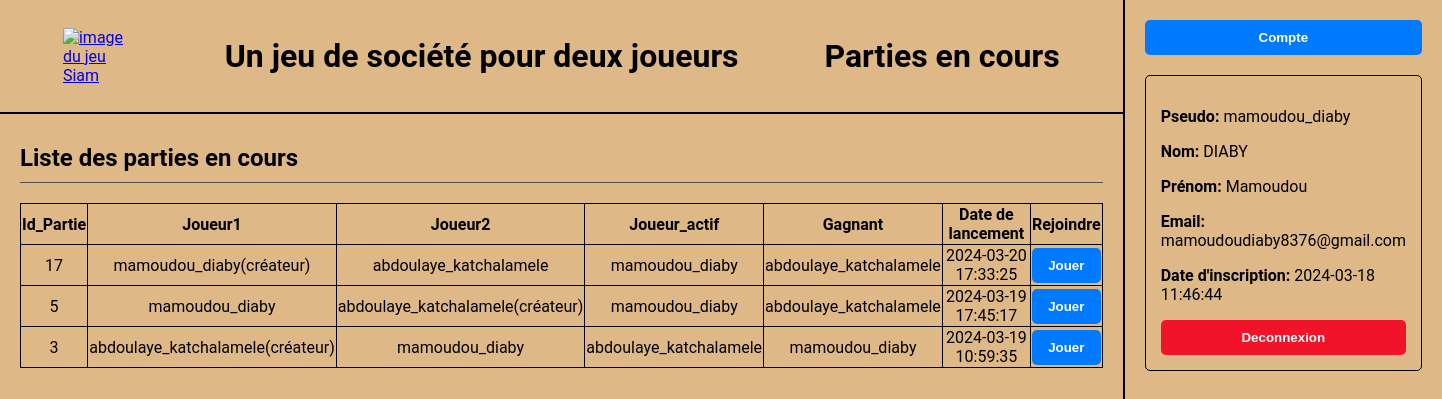
Page /pages/in_progress_games_page.php (signed in) on the committed database.
### tables this page shows
CREATE TABLE Game (
  game_ID INTEGER PRIMARY KEY AUTOINCREMENT,
  board TEXT,
  last_move TEXT,
  player1 TEXT,
  player2 TEXT,
  winner TEXT,
  active_player TEXT,
  launcher TEXT,
  launch_date DATE,
  FOREIGN KEY (player1) REFERENCES User(username),
  FOREIGN KEY (player2) REFERENCES User(username),
  FOREIGN KEY (winner) REFERENCES User(username),
  FOREIGN KEY (active_player) REFERENCES User(username),
  FOREIGN KEY (launcher) REFERENCES User(username)
);

### pages/in_progress_games_page.php (the view, shortened to what this page needs)
<?php
if (isset($_SESSION['username'])) {
  try {
    $db = new PDO('sqlite:../datas/data_base.db');
  } catch (PDOException $e) {
    echo "Échec de la connexion", $e->getMessage();
    $db = null;
    exit();
  }
  if ($_SESSION['is_admin'] == 1) {
    $query = "SELECT * FROM Game WHERE player1 IS NOT NULL AND player2 IS NOT NULL ORDER BY launch_date DESC LIMIT 5";
    $stmt = $db->prepare($query);
  } else {
    $query = "SELECT * FROM Game WHERE (player1=:username OR player2=:username) AND player1 IS NOT NULL AND player2 IS NOT NULL ORDER BY launch_date DESC LIMIT 5";
    $stmt = $db->prepare($query);
    $stmt->bindValue(':username', $_SESSION['username'], PDO::PARAM_STR);
  }
  $stmt->execute();
  $result = $stmt->fetchAll(PDO::FETCH_ASSOC);
} else {
  header('Location: login_page.php');
  exit();
}
?>
<!DOCTYPE html>
<html lang="fr">
<head>
  <link rel="stylesheet" href="../styles/style2.css">
</head>
<body>
  <header>
    <a href="home_page.php"><img src="../images/siam.jpeg" alt="image du jeu Siam"></a>
    <h1>Un jeu de société pour deux joueurs</h1>
    <h1>Parties en cours</h1>
  </header>
  <section>
    <h2>Liste des parties en cours</h2>
    <?php
    if (empty($result)) {
      echo "<h3>Aucune partie à jouer</h3>";
    } else {
      echo "<table>";
      echo "<tr>";
      echo "<th>Id_Partie</th>";
      echo "<th>Joueur1</th>";
      echo "<th>Joueur2</th>";
      echo "<th>Joueur_actif</th>";
      echo "<th>Gagnant</th>";
      echo "<th>Date de lancement</th>";
      echo "<th>Rejoindre</th>";
      echo "</tr>";
      foreach ($result as $row) {
        echo "<tr>";
        echo "<td>{$row['game_ID']}</td>";
        echo "<td>{$row['player1']}" . (($row['player1'] === $row['launcher']) ? "(créateur)" : "") . "</td>";
        echo "<td>{$row['player2']}" . (($row['player2'] === $row['launcher']) ? "(créateur)" : "") . "</td>";
        echo "<td>{$row['active_player']}</td>";
        echo "<td>{$row['winner']}</td>";
        echo "<td>{$row['launch_date']}</td>";
        echo "<td><button onclick=\"window.location.href='game_page.php?id={$row['game_ID']}#game_canvas'\">Jouer</button></td>";
        echo "</tr>";
      }
      echo "</table>";
    }
    ?>
  </section>
  <aside>
    <button onclick="window.location.href='account_page.php'">Compte</button>
    <div>
      <?php
      echo "<p><strong>Pseudo:</strong> {$_SESSION['username']}</p>";
      echo "<p><strong>Nom:</strong> {$_SESSION['last_name']}</p>";
      echo "<p><strong>Prénom:</strong> {$_SESSION['first_name']}</p>";
      echo "<p><strong>Email:</strong> {$_SESSION['email']}</p>";
      echo "<p><strong>Date d'inscription:</strong> {$_SESSION['registration_date']}</p>";
      ?>
      <button class='red_buttons' onclick="window.location.href='../api/logout_api.php'">Deconnexion</button>
    </div>
  </aside>
</body>
</html>

### styles/style2.css (style rules this page uses)
body { background-color: burlywood; font-family: 'Roboto', sans-serif; margin: 0; min-height: 100vh; display: grid; grid-template-columns: 4fr 1fr; grid-template-rows: 1fr 6fr; }
header { grid-column: 1; grid-row: 1; display: flex; justify-content: space-around; align-items: center; padding: 0 20px; border-bottom: 2px solid #000; }
section { grid-column: 1; grid-row: 2; display: flex; flex-direction: column; padding: 0 20px; }
aside { grid-column: 2; grid-row: 1 / span 2; display: flex; flex-direction: column; border-left: 2px solid #000; padding: 20px; row-gap: 20px; }
h2 { padding: 10px 0; border-bottom: 1px solid #505050; box-sizing: border-box; }
img { width: 100%; height: 100%; object-fit: contain; }
a { width: 7%; }
button { background-color: #007bff; color: white; font-weight: bold; display: inline; width: 100%; border: none; border-radius: 5px; padding: 10px; cursor: pointer; }
.red_buttons { background-color: #f11329; }
aside>div { row-gap: 10px; border: 1px solid #000; padding: 15px; border-radius: 5px; }
table { width: 100%; border-collapse: collapse; }
th, td { border: 1px solid #000; text-align: center; }

### rows in the picture
game: game_ID "17", player1 "mamoudou_diaby", shows "(créateur)", player2 "abdoulaye_katchalamele", active_player "mamoudou_diaby", winner "abdoulaye_katchalamele", launch_date "2024-03-20 17:33:25"
game: game_ID "5", player1 "mamoudou_diaby", player2 "abdoulaye_katchalamele", shows "(créateur)", active_player "mamoudou_diaby", winner "abdoulaye_katchalamele", launch_date "2024-03-19 17:45:17"
game: game_ID "3", player1 "abdoulaye_katchalamele", shows "(créateur)", player2 "mamoudou_diaby", active_player "abdoulaye_katchalamele", winner "mamoudou_diaby", launch_date "2024-03-19 10:59:35"

### other values in the picture
$_SESSION['username'] "mamoudou_diaby"
$_SESSION['last_name'] "DIABY"
$_SESSION['first_name'] "Mamoudou"
$_SESSION['email'] "mamoudoudiaby8376@gmail.com"
$_SESSION['registration_date'] "2024-03-18 11:46:44"
